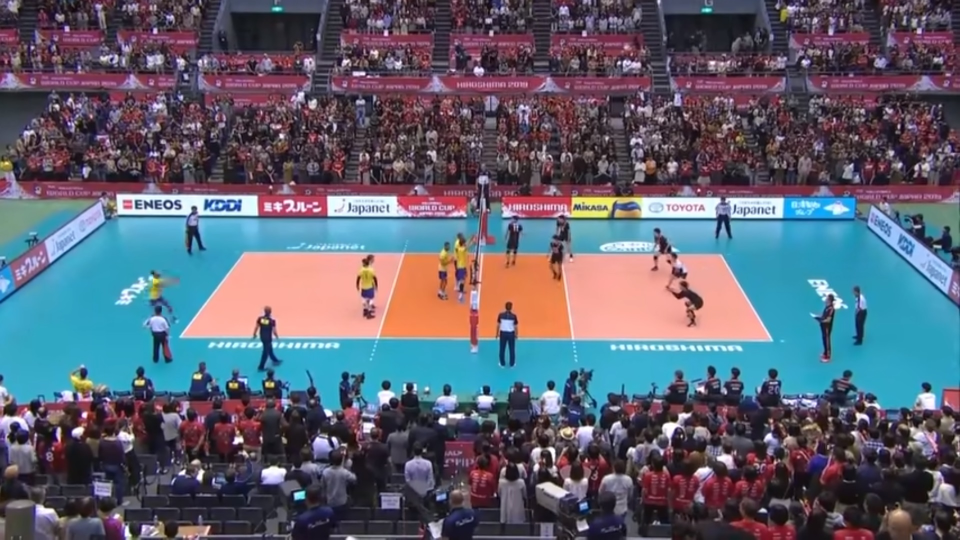
#> input picture field.jpg, 1919 x 1079 px, given in place of cut.mp4, which was not available (shown at 1/2 size)
$ python court_detection.py
#> lines starting #> are read from the running program, lines starting #| are printed output that depends on the picture; after the words box and inside, x2 and y2 are one past the last pixel; in counts of white or black regions, pixels touching at a corner belong together; pictures that were not available may be replaced by others from this repository, and a replacement may not be noted
import cv2 as cv
import numpy as np


def shi_tomasi(image):

    # Converting to grayscale
    gray_img = cv.cvtColor(image, cv.COLOR_BGR2GRAY)

    # Specifying maximum number of corners as 1000
    # 0.01 is the minimum quality level below which the corners are rejected
    # 10 is the minimum euclidean distance between two corners
    corners_img = cv.goodFeaturesToTrack(gray_img, 1000, 0.01, 10)

    corners_img = np.int0(corners_img)

    for corners in corners_img:

        x, y = corners.ravel()
        # Circling the corners in green
        cv.circle(image, (x, y), 3, [0, 255, 0], -1)

    return image


def find_court(img, just_court: bool):
    hsv = cv.cvtColor(img, cv.COLOR_BGR2HSV)

    # Teal range
    lower_teal = np.array([50, 10, 40])
    upper_teal = np.array([100, 255, 255])
    # Orange
    lower_orange = np.array([0, 50, 80])
    upper_orange = np.array([20, 255, 255])
    # Light orange
    lower_lorange = np.array([170, 30, 20])
    upper_lorange = np.array([180, 255, 255])

    # Define a mask ranging from lower to uppper
    mask_orange = cv.inRange(hsv, lower_orange, upper_orange)
    mask_lorange = cv.inRange(hsv, lower_lorange, upper_lorange)
    mask_teal = cv.inRange(hsv, lower_teal, upper_teal)

    mask_sum_orange = cv.bitwise_or(mask_orange, mask_lorange)

    # caly parkiet
    if not just_court:
        mask_sum_orange = cv.bitwise_or(mask_teal, mask_orange)

    # * smoothing
    kernel = np.ones((5, 5), np.uint8)
    mask_sum_orange = cv.erode(mask_sum_orange, kernel, iterations=2)
    mask_sum_orange = cv.dilate(mask_sum_orange, kernel, iterations=4)
    mask_sum_orange = cv.erode(mask_sum_orange, kernel, iterations=2)

    canny_orange = cv.Canny(mask_sum_orange, 50, 150)

    # * contours
    contours, hierarchy = cv.findContours(
        mask_sum_orange.copy(), cv.RETR_EXTERNAL, cv.CHAIN_APPROX_SIMPLE)

    if not contours:
        return contours
    areas = [cv.contourArea(c) for c in contours]
    max_index = areas.index(max(areas))
    # contours[max_index] = cv.convexHull(contours[max_index], False)
    mask_end = np.zeros((500, 800))
    cv.fillPoly(mask_end, pts=[contours[max_index]], color=(1))

    kernel = np.ones((7, 7), np.uint8)
    mask_end = cv.dilate(mask_end, kernel, iterations=8)
    mask_end = cv.erode(mask_end, kernel, iterations=8)
    # mask_end = cv.dilate(mask_end, kernel, iterations=5)

    mask_end = cv.threshold(mask_end, 0, 255, cv.THRESH_BINARY)[1]
    mask_end_2 = mask_end
    mask_end = np.uint8(mask_end)

    contours, hierarchy = cv.findContours(
        mask_end.copy(), cv.RETR_EXTERNAL, cv.CHAIN_APPROX_SIMPLE)

    return contours, mask_end_2


def draw_court(img, contours):

    if not contours:
        return img
    contoursImage = img.copy()
    for i, contour in enumerate(contours):
        if cv.contourArea(contour) > 10000:
            cv.drawContours(contoursImage, contours, i,
                            (0, 255, 0), thickness=4)
    return contoursImage


if __name__ == "__main__":

    cap = cv.VideoCapture('./clips/cut.mp4')
    cv.namedWindow('1')
    cv.moveWindow('1', 0, 100)
    cv.namedWindow('2')
    cv.moveWindow('2', 600, 100)

    while True:
        success, img = cap.read()
#> img is the input picture: shape (1079, 1919, 3); mean B, G, R 111.1, 96.5, 93.8
        if not success:
            break

        img = cv.resize(img, (800, 500))
#> img: shape (500, 800, 3)

        contours, mask = find_court(img, True)
#> in find_court, `hsv = cv.cvtColor(img, cv.COLOR_BGR2HSV)`: hsv: shape (500, 800, 3); mean H, S, V 118.2, 100.9, 127
#> in find_court, `mask_orange = cv.inRange(hsv, lower_orange, upper_orange)`:
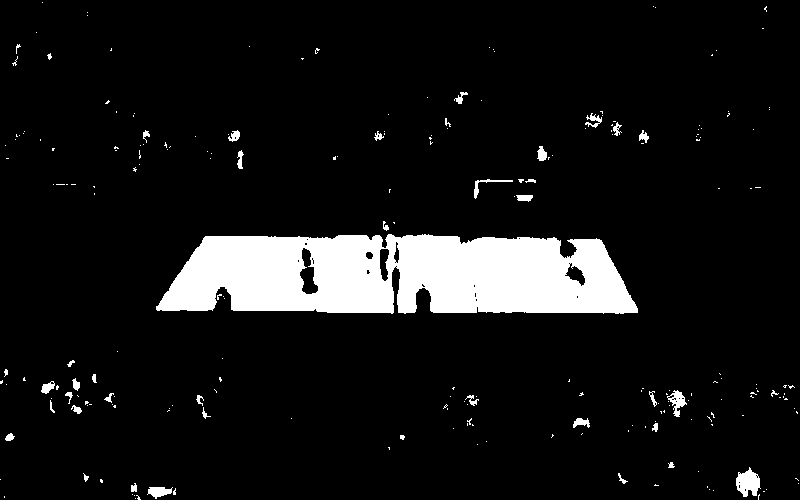
#> mask_orange: shape (500, 800); 8.6% white; 230 white regions (189 under 20 px), largest, box (x1, y1, x2, y2) and area: (156, 234, 638, 314) 30961, (736, 467, 761, 497) 473, (667, 390, 687, 417) 234
#> in find_court, `mask_lorange = cv.inRange(hsv, lower_lorange, upper_lorange)`:
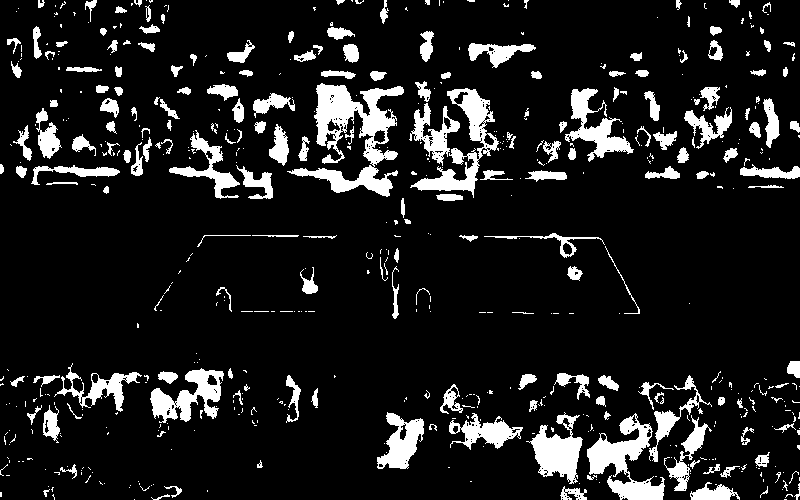
#> mask_lorange: shape (500, 800); 11.6% white; 575 white regions (383 under 20 px), largest, box (x1, y1, x2, y2) and area: (287, 83, 404, 197) 4858, (587, 413, 665, 500) 2765, (410, 88, 499, 198) 2528
#> in find_court, `mask_teal = cv.inRange(hsv, lower_teal, upper_teal)`:
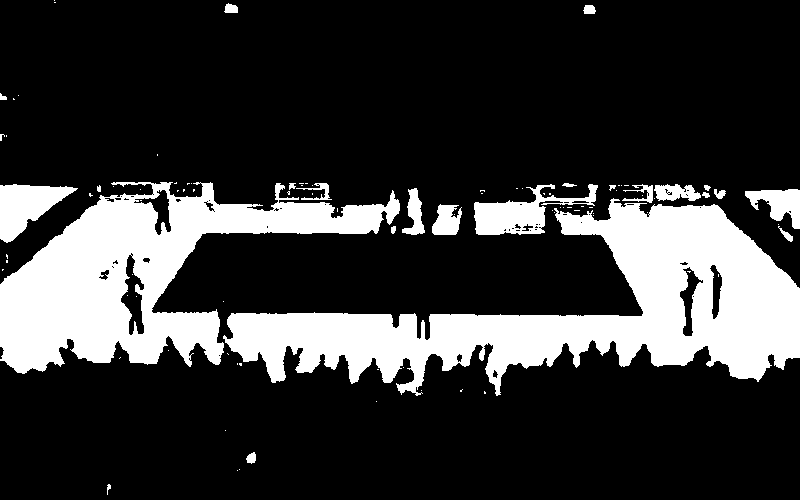
#> mask_teal: shape (500, 800); 21.3% white; 96 white regions (72 under 20 px), largest, box (x1, y1, x2, y2) and area: (223, 198, 800, 396) 44319, (0, 182, 400, 374) 31556, (474, 184, 598, 235) 2656
#> in find_court, `mask_sum_orange = cv.bitwise_or(mask_orange, mask_lorange)`: mask_sum_orange: shape (500, 800); 20.2% white; 551 white regions (371 under 20 px), largest, box (x1, y1, x2, y2) and area: (154, 233, 640, 319) 32684, (287, 83, 404, 197) 4923, (587, 375, 712, 500) 4188
#> in find_court, `mask_sum_orange = cv.erode(mask_sum_orange, kernel, iterations=2)`: mask_sum_orange: shape (500, 800); 7.5% white; 65 white regions (33 under 20 px), largest, box (x1, y1, x2, y2) and area: (162, 239, 633, 310) 24770, (537, 438, 577, 471) 851, (592, 444, 637, 469) 488
#> in find_court, `mask_sum_orange = cv.dilate(mask_sum_orange, kernel, iterations=4)`: mask_sum_orange: shape (500, 800); 19.6% white; 43 white regions, largest, box (x1, y1, x2, y2) and area: (154, 231, 641, 318) 38226, (529, 416, 650, 479) 4831, (313, 81, 392, 139) 3522
#> in find_court, `mask_sum_orange = cv.erode(mask_sum_orange, kernel, iterations=2)`:
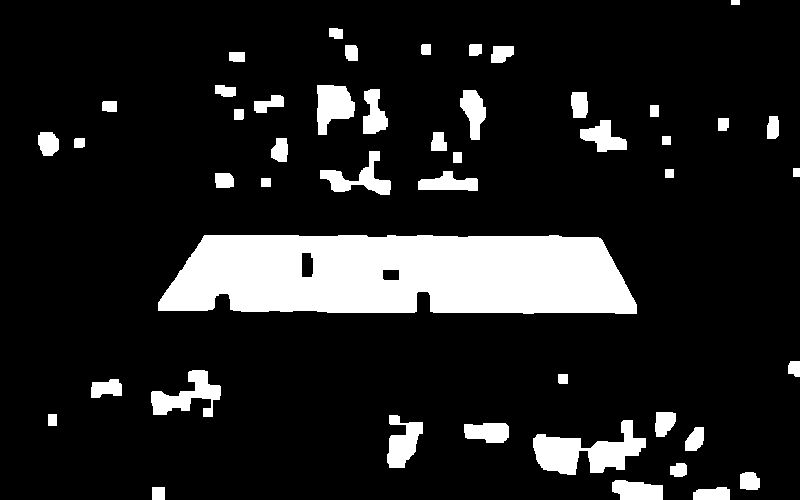
#> mask_sum_orange: shape (500, 800); 13.3% white; 47 white regions, largest, box (x1, y1, x2, y2) and area: (158, 235, 637, 314) 32962, (533, 420, 646, 475) 3079, (151, 370, 221, 417) 1505
#> in find_court, `canny_orange = cv.Canny(mask_sum_orange, 50, 150)`:
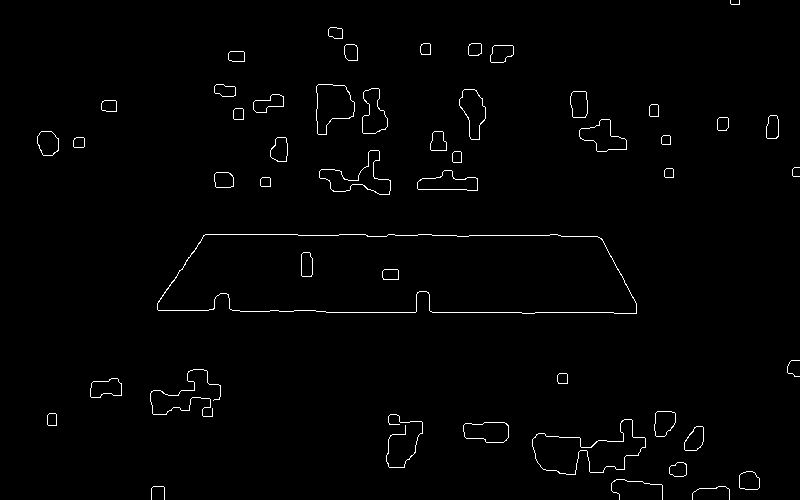
#> canny_orange: shape (500, 800); 1.2% white in thin lines or dots
#> in find_court, `contours, hierarchy = cv.findContours( mask_sum_orange.copy(), cv.RETR..`: contours = 47 contours; largest, box (x1, y1, x2, y2) and area: (158, 235, 637, 314) 32828, (533, 420, 646, 475) 2892, (151, 370, 221, 417) 1364, (317, 85, 355, 135) 1231, (387, 415, 423, 468) 1043
#> in find_court, `areas = [cv.contourArea(c) for c in contours]`: areas = 47 values, max 32828 at index 15, min 32 at index 46, mean 1086.2
#> in find_court, `max_index = areas.index(max(areas))`: max_index = 15
#> in find_court, `cv.fillPoly(mask_end, pts=[contours[max_index]], color=(1))`: mask_end: shape (500, 800) float64; values 0 (black) and 1 (white), 8.3% white; 1 white region, box (x1, y1, x2, y2) and area: (158, 235, 637, 314) 33372
#> in find_court, `mask_end = cv.dilate(mask_end, kernel, iterations=8)`: mask_end: shape (500, 800) float64; values 0 (black) and 1 (white), 15.8% white; 1 white region, box (x1, y1, x2, y2) and area: (134, 211, 661, 338) 63225
#> in find_court, `mask_end = cv.erode(mask_end, kernel, iterations=8)`:
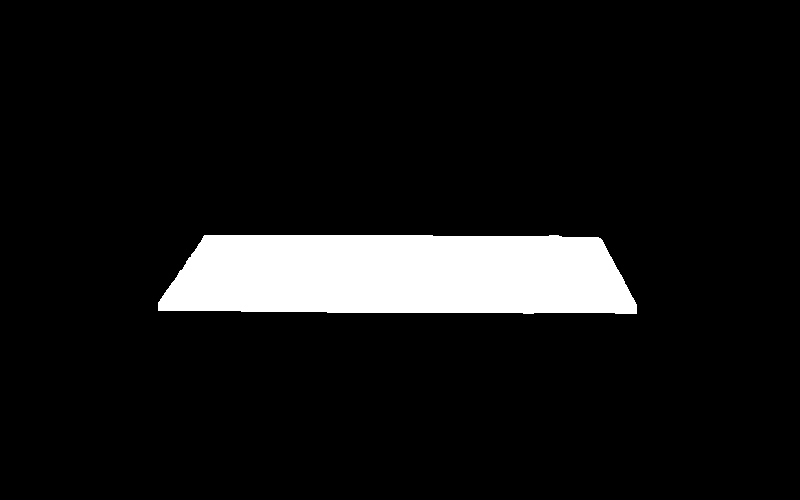
#> mask_end: shape (500, 800) float64; values 0 (black) and 1 (white), 8.5% white; 1 white region, box (x1, y1, x2, y2) and area: (158, 235, 637, 314) 34041
#> in find_court, `mask_end = np.uint8(mask_end)`: mask_end: shape (500, 800); 8.5% white; 1 white region
#> in find_court, `contours, hierarchy = cv.findContours( mask_end.copy(), cv.RETR_EXTERN..`: contours = 1 contour; box (x1, y1, x2, y2) and area: (158, 235, 637, 314) 33527
        contoursImage = draw_court(img, contours)
#> the loop in draw_court, `for i, contour in enumerate(contours):` made 1 pass
#> after the loop in draw_court, `for i, contour in enumerate(contours):`:
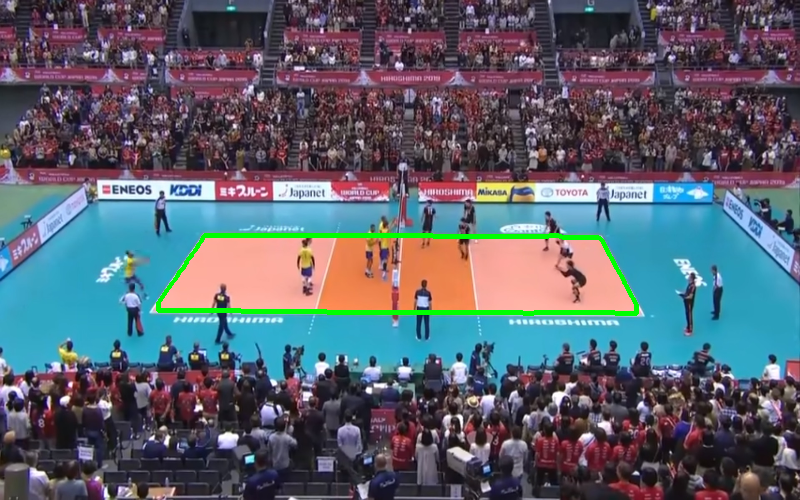
#> contoursImage: shape (500, 800, 3); mean B, G, R 108.8, 97.5, 91.1

        cv.imshow('1', mask)
        cv.imshow('2', contoursImage)
        # cv.imshow('st', shi_tomasi(np.uint8(img)))
        if cv.waitKey(1) & 0xFF == ord('q'):
#> (key q is pressed here)
            break
    cap.release()
    cv.destroyAllWindows()
